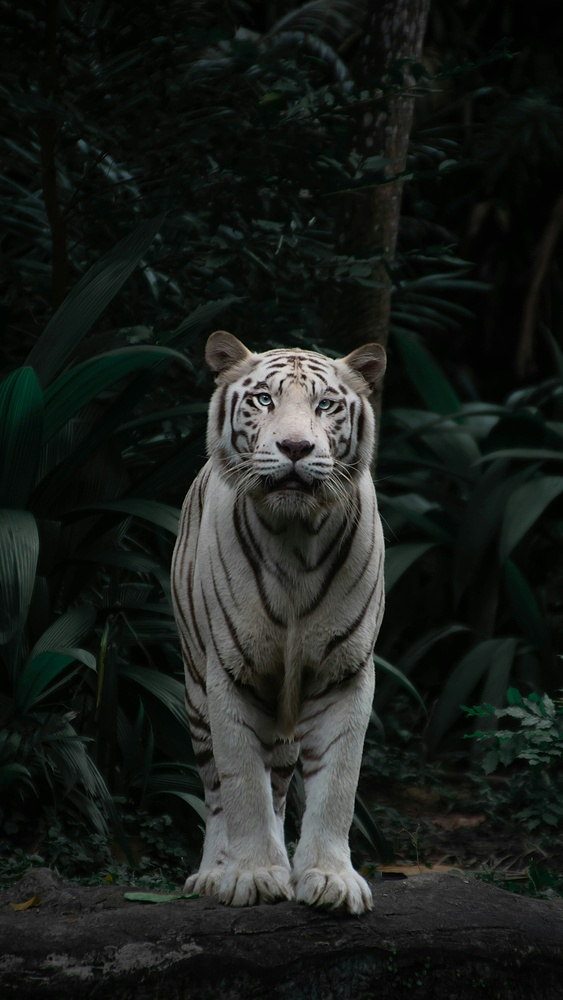
#> input picture images/Animal_1.jpg, 563 x 1000 px, shrunk from 1920 x 3413 before the run; its folder holds only this picture in this run
$ python image_processing_filters.py   (older library calls are emulated)
#> lines starting #> are read from the running program, lines starting #| are printed output that depends on the picture
import os
import glob
import cv2
import numpy as np
import matplotlib.pyplot as plt
import argparse

IMAGE_DIR = "./images"
IMAGE_EXTENSIONS = ['*.jpg', '*.jpeg', '*.png', '*.tif', '*.tiff']

TITLES = [
    "Filtro de Media", "Filtro Gaussiano", "Filtro de Mediana",
    "Laplaciano", "Sobel X", "Sobel Y", "Sobel Magnitud",
    "Erosión", "Dilatación", "Apertura", "Clausura", "Canny"
]

def load_images(image_dir, extensions):
    paths = [img for ext in extensions for img in glob.glob(os.path.join(image_dir, ext))]
    print(f"Se encontraron {len(paths)} imágenes")

    images = {}
    for path in paths:
        img = cv2.imread(path, cv2.IMREAD_GRAYSCALE)
        if img is not None:
            images[os.path.basename(path)] = img
    return images

def apply_spatial_filters(images: dict) -> dict:
    spatial_results = {}
    for name, image in images.items():
        results = {
            'blur': cv2.blur(image, (5, 5)),
            'gaussian': cv2.GaussianBlur(image, (5, 5), 0),
            'median': cv2.medianBlur(image, 5),
            'laplacian': cv2.Laplacian(image, cv2.CV_64F),
            'sobel_x': cv2.Sobel(image, cv2.CV_64F, 1, 0, ksize=3),
            'sobel_y': cv2.Sobel(image, cv2.CV_64F, 0, 1, ksize=3),
        }
        results['sobel_mag'] = cv2.magnitude(results['sobel_x'], results['sobel_y'])
        results['canny'] = cv2.Canny(image, 100, 200)
        spatial_results[name] = results.copy()
    return spatial_results

def apply_morphological_filters(images: dict) -> dict:
    morph_results = {}
    kernel = np.ones((5, 5), np.uint8)
    for name, image in images.items():
        results = {
            'erosion': cv2.erode(image, kernel, iterations=1),
            'dilation': cv2.dilate(image, kernel, iterations=1),
            'opening': cv2.morphologyEx(image, cv2.MORPH_OPEN, kernel),
            'closing': cv2.morphologyEx(image, cv2.MORPH_CLOSE, kernel)
        }
        morph_results[name] = results.copy()
    return morph_results

def show_images(image_name, original, spatial_results, morph_results, titles, save_path=None):
    images_to_show = [
        spatial_results['blur'],
        spatial_results['gaussian'],
        spatial_results['median'],
        spatial_results['laplacian'],
        spatial_results['sobel_x'],
        spatial_results['sobel_y'],
        spatial_results['sobel_mag'],
        morph_results['erosion'],
        morph_results['dilation'],
        morph_results['opening'],
        morph_results['closing'],
        spatial_results['canny']
    ]

    num_images = len(images_to_show)
    cols = 4
    rows = (num_images + cols - 1) // cols

    fig = plt.figure(figsize=(12, 10), dpi=100) # Assign to fig
    for i, (img, title) in enumerate(zip(images_to_show, titles)):
        plt.subplot(rows, cols, i + 1)
        plt.imshow(img, cmap='gray_r')
        plt.title(title, fontsize=10)
        plt.axis('off')

    plt.suptitle(f"Resultados para: {image_name}", fontsize=14)
    plt.tight_layout(rect=[0, 0, 1, 0.96]) # Adjust layout for suptitle

    if save_path:
        # save_path is just the filename, it will be saved in the current working directory.
        full_save_path = os.path.join(os.getcwd(), save_path)
        fig.savefig(full_save_path)
        print(f"Saved results for {image_name} to {full_save_path}")
    else:
        plt.show()
    plt.close(fig) # Close the figure explicitly

def main():
    parser = argparse.ArgumentParser(description="Process images with various filters and optionally save the results.")
    parser.add_argument(
        "--save",
        action="store_true",
        help="Save the processed image collages to the current working directory."
    )
    parser.add_argument(
        "--image_dir",
        type=str,
        default=IMAGE_DIR,
        help=f"Directory to load images from. Default: {IMAGE_DIR}"
    )
    args = parser.parse_args()

    images = load_images(args.image_dir, IMAGE_EXTENSIONS)
#> images = 1 item
    if not images:
        print(f"No images found in '{args.image_dir}'. Exiting.")
        return

    spatial_filtered = apply_spatial_filters(images)
#> the loop in apply_spatial_filters, `for name, image in images.items():` made 1 pass
#> name on pass 1: 'Animal_1.jpg'
#> spatial_filtered = 1 item
    morphological_filtered = apply_morphological_filters(images)
#> the loop in apply_morphological_filters, `for name, image in images.items():` made 1 pass
#> morphological_filtered = 1 item

    for name in images:
        save_filename = None
        if args.save:
            base, _ = os.path.splitext(name)
            safe_base = base.replace(" ", "_") # Sanitize filename
            save_filename = f"filtered_results_{safe_base}.png"

        show_images(
            image_name=name,
            original=images[name],
            spatial_results=spatial_filtered[name],
            morph_results=morphological_filtered[name],
            titles=TITLES,
            save_path=save_filename # Pass the save_filename (which might be None)
        )
#> this loop made 1 pass
#> (name, num_images in show_images, cols in show_images, rows in show_images) on pass 1: ('Animal_1.jpg', 12, 4, 3)
#> pass 1, in show_images, `plt.show()`:
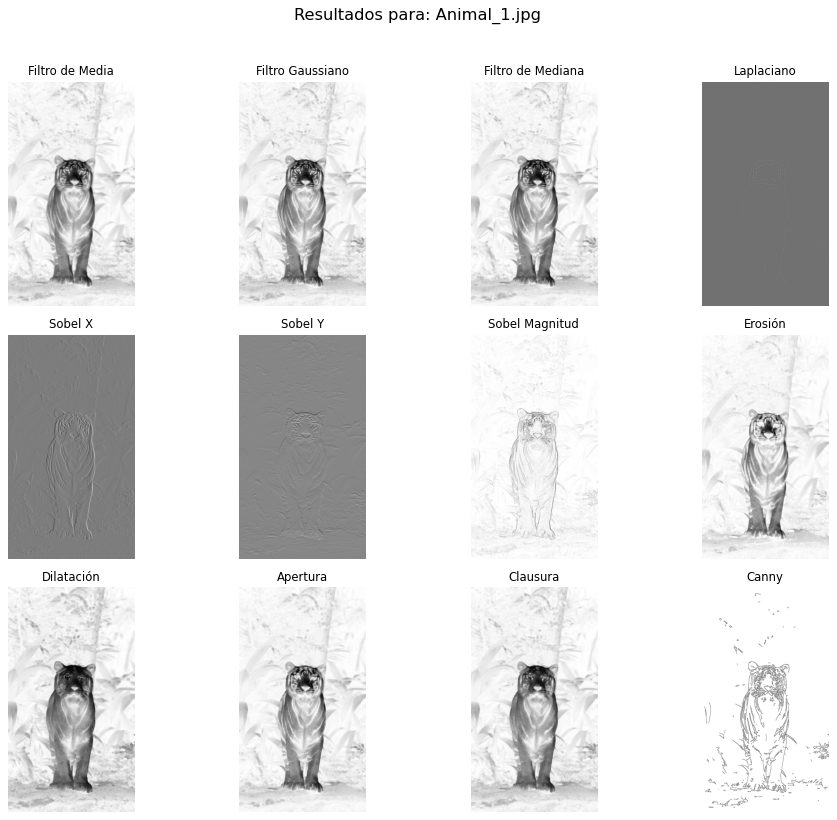
#> figure drawn by matplotlib, 12 panels

if __name__ == "__main__":
    main()

$ run again, on images/Galaxia_1.jpg
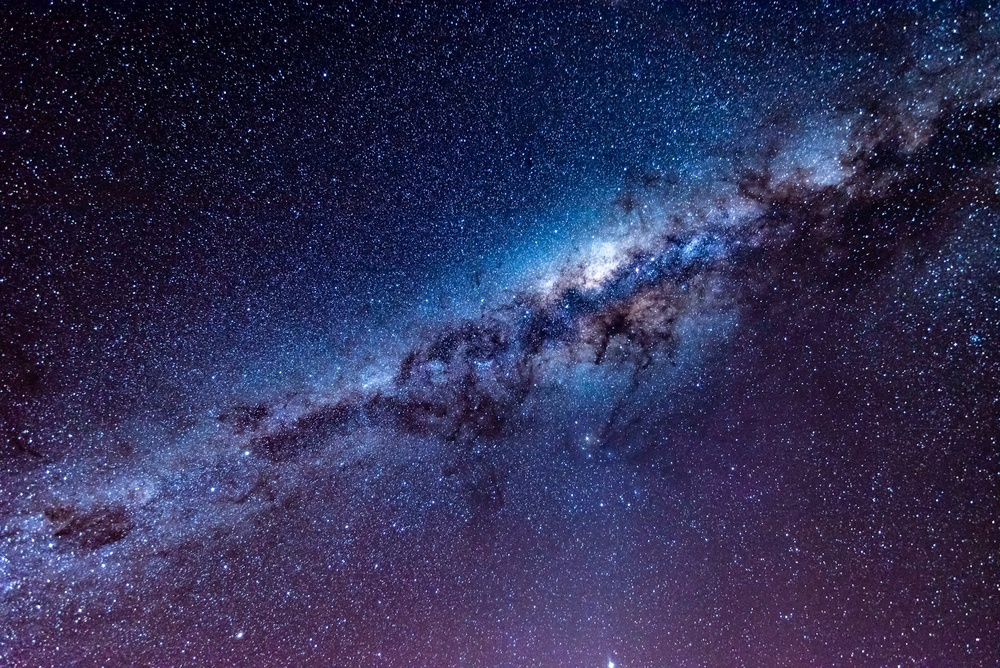
#> input picture images/Galaxia_1.jpg, 1000 x 668 px, shrunk from 1920 x 1282 before the run
#> in load_images, `img = cv2.imread(path, cv2.IMREAD_GRAYSCALE)`:
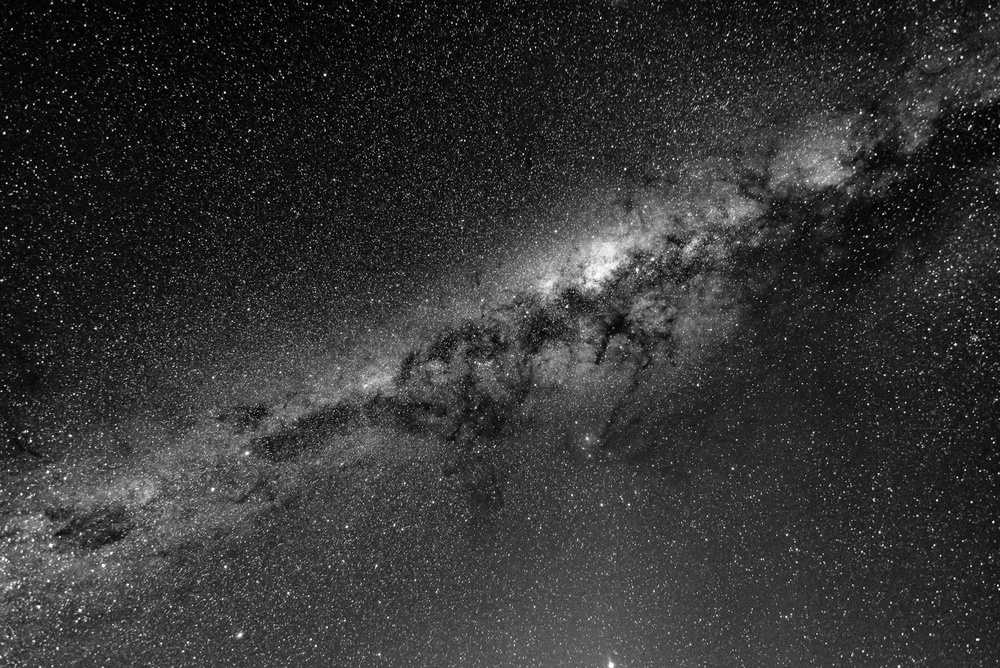
#> img: shape (668, 1000); min 0, max 255, mean 51.7
#> images = 1 item
#> the loop in apply_spatial_filters, `for name, image in images.items():` made 1 pass
#> name on pass 1: 'Galaxia_1.jpg'
#> the loop in apply_morphological_filters, `for name, image in images.items():` made 1 pass
#> the loop in main, `for name in images:` made 1 pass
#> (name, num_images in show_images, cols in show_images, rows in show_images) on pass 1: ('Galaxia_1.jpg', 12, 4, 3)

$ run again, on images/Imagen(1).jpeg
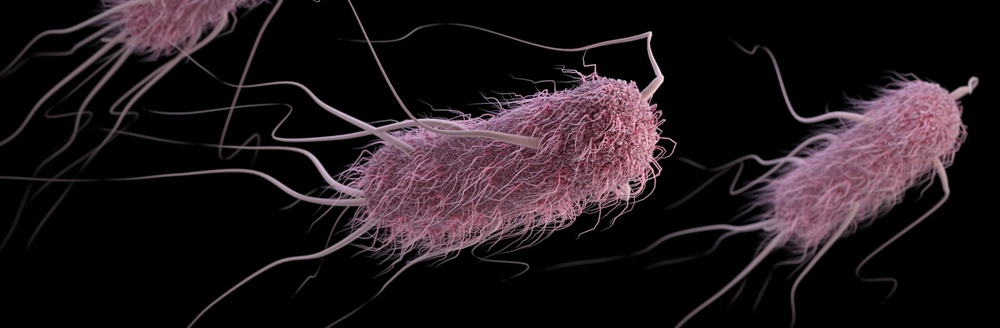
#> input picture images/Imagen(1).jpeg, 1000 x 328 px, shrunk from 1600 x 524 before the run
#> in load_images, `img = cv2.imread(path, cv2.IMREAD_GRAYSCALE)`:
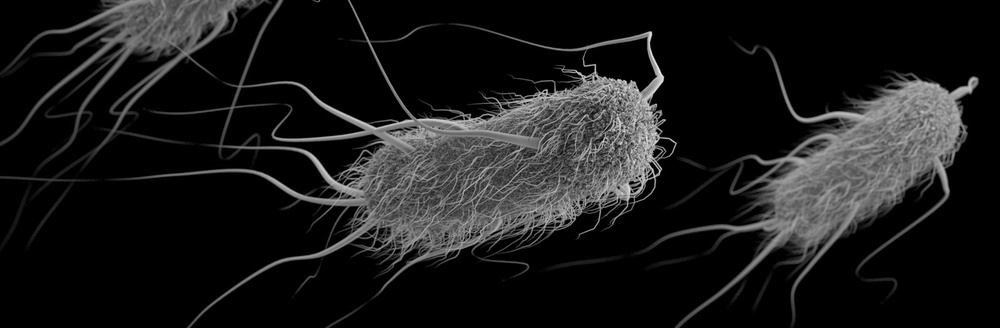
#> img: shape (328, 1000); min 0, max 242, mean 26.9
#> images = 1 item
#> the loop in apply_spatial_filters, `for name, image in images.items():` made 1 pass
#> name on pass 1: 'Imagen(1).jpeg'
#> the loop in apply_morphological_filters, `for name, image in images.items():` made 1 pass
#> the loop in main, `for name in images:` made 1 pass
#> (name, num_images in show_images, cols in show_images, rows in show_images) on pass 1: ('Imagen(1).jpeg', 12, 4, 3)

$ run again, on images/Animal_2.jpg
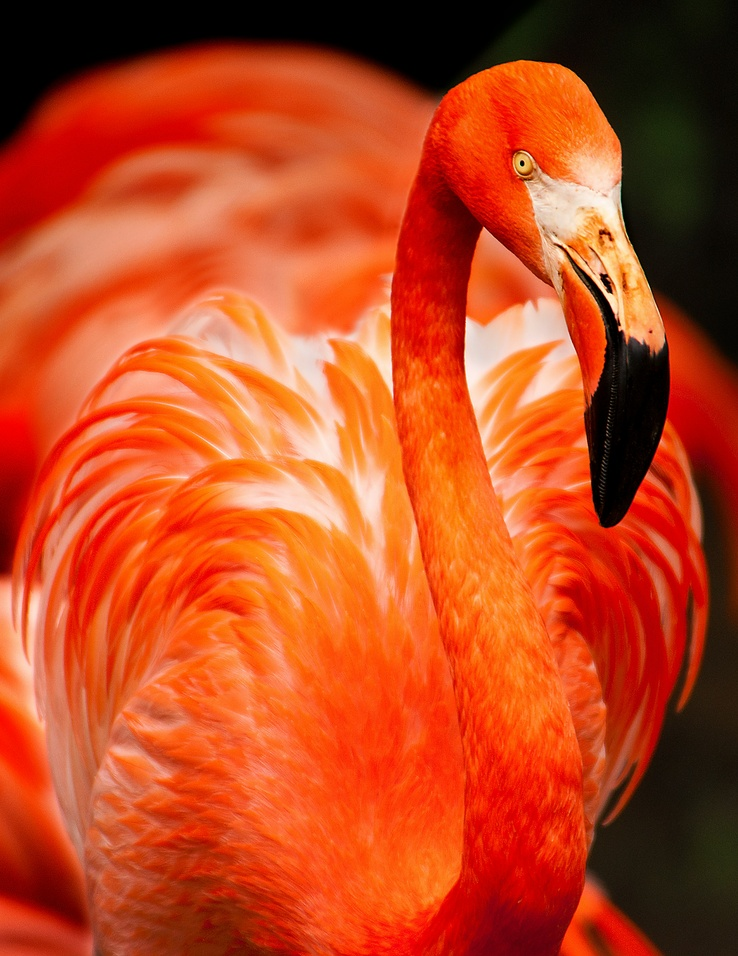
#> input picture images/Animal_2.jpg, 738 x 956 px, shrunk from 3400 x 4400 before the run
#> in load_images, `img = cv2.imread(path, cv2.IMREAD_GRAYSCALE)`:
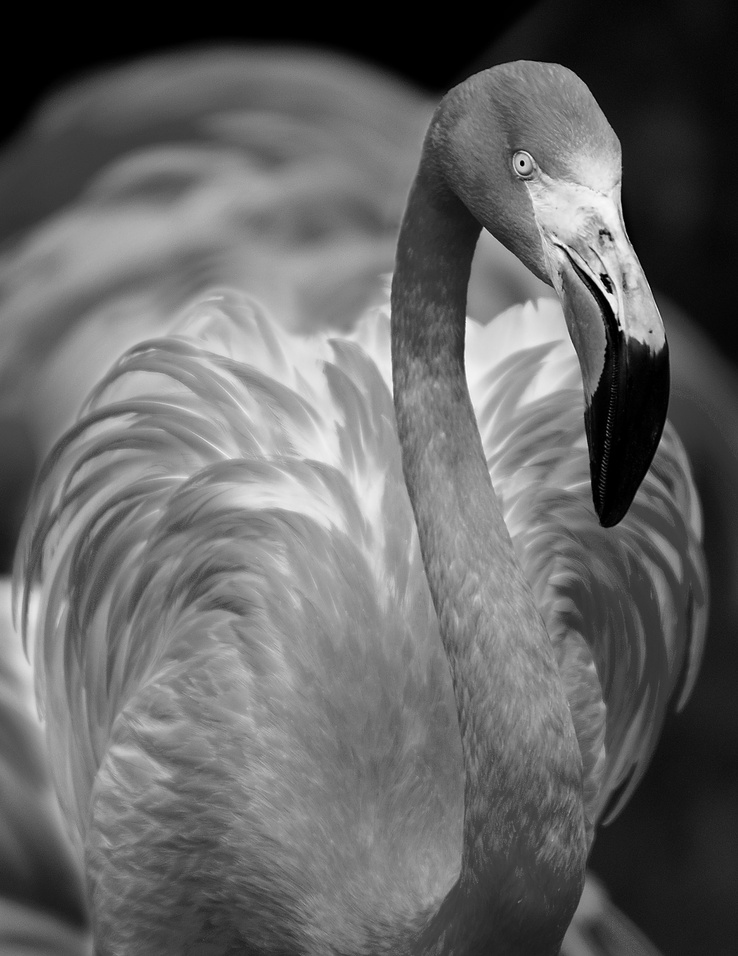
#> img: shape (956, 738); min 0, max 253, mean 102.1
#> images = 1 item
#> the loop in apply_spatial_filters, `for name, image in images.items():` made 1 pass
#> name on pass 1: 'Animal_2.jpg'
#> the loop in apply_morphological_filters, `for name, image in images.items():` made 1 pass
#> the loop in main, `for name in images:` made 1 pass
#> (name, num_images in show_images, cols in show_images, rows in show_images) on pass 1: ('Animal_2.jpg', 12, 4, 3)
